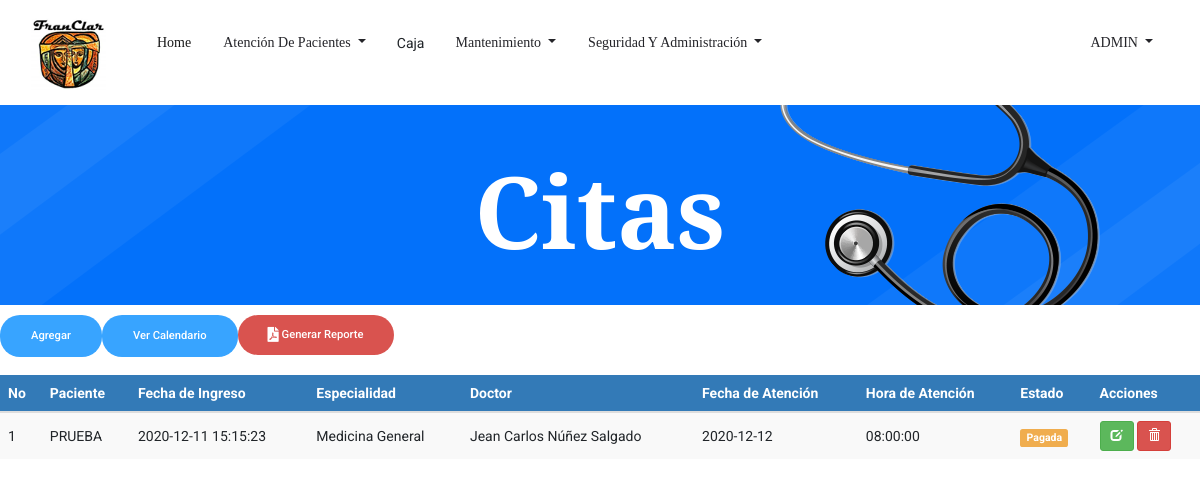
The page /Cita.php (signed in) on the database as committed earlier.
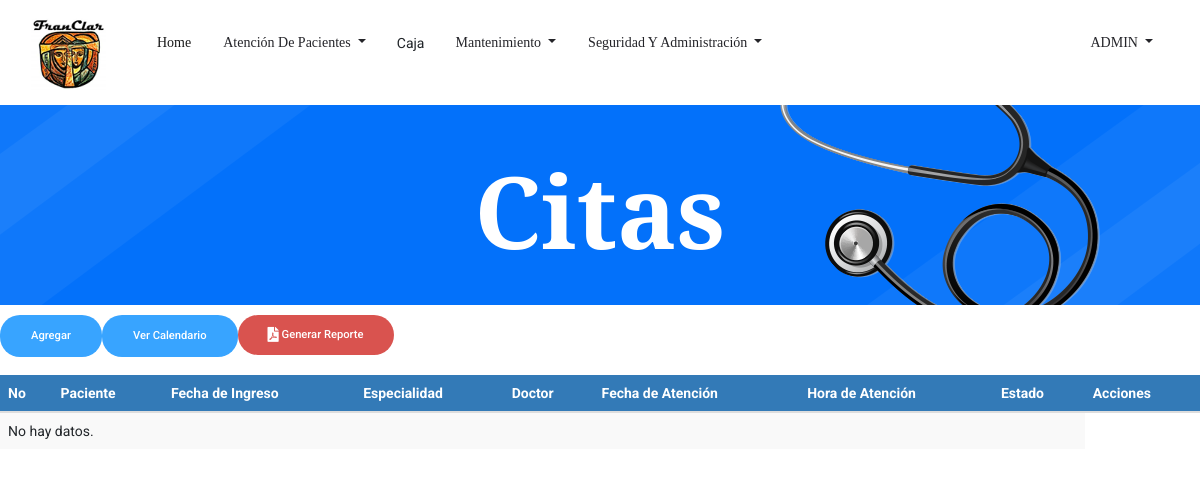
The same page on the database as committed later.
### tables this page shows
CREATE TABLE `tbl_citas` (
  `ID_Cita` bigint(3) NOT NULL,
  `ID_Paciente` int(3) NOT NULL,
  `ID_Usuario` bigint(3) NOT NULL,
  `ID_Empleado` int(3) NOT NULL,
  `ID_Especialidad` int(3) NOT NULL,
  `ID_Estado` int(3) NOT NULL,
  `Fec_Creacion` timestamp NOT NULL DEFAULT current_timestamp(),
  `Fec_Atencion` date NOT NULL,
  `Hora_Atencion` time NOT NULL,
  `Precio` int(5) NOT NULL,
  `Usuario_crea` bigint(3) DEFAULT NULL,
  `Fec_crea` date DEFAULT NULL,
  `Usuario_modif` bigint(3) DEFAULT NULL,
  `Fec_modif` date DEFAULT NULL
);

CREATE TABLE `tbl_pacientes` (
  `ID_Paciente` int(3) NOT NULL,
  `ID_tipo_documento` int(11) NOT NULL,
  `cedula` varchar(20) NOT NULL,
  `ID_Sexo` int(1) NOT NULL,
  `ID_Est_Civil` int(3) NOT NULL,
  `ID_Tipo_Sangre` int(3) NOT NULL,
  `ID_Religion` int(3) NOT NULL,
  `Nom_Paciente` varchar(255) NOT NULL,
  `Fec_Nacimiento` date NOT NULL,
  `Edad` int(3) NOT NULL,
  `Dir_Paciente` varchar(255) NOT NULL,
  `Tel_Paciente` int(8) NOT NULL,
  `Cel_Paciente` int(8) NOT NULL,
  `Email` varchar(50) NOT NULL,
  `Contacto_Emergencia` varchar(40) NOT NULL,
  `ID_Parentesco` int(3) NOT NULL,
  `Tel_Emergencia` int(8) NOT NULL,
  `Cel_Emergencia` int(8) NOT NULL,
  `Antecedentes_Personales` varchar(500) DEFAULT NULL,
  `Antecedentes_Hospitalarios` varchar(500) DEFAULT NULL,
  `Antecedentes_Alergicos` varchar(500) DEFAULT NULL,
  `Antecedentes_Familiares` varchar(500) DEFAULT NULL,
  `Habitos` varchar(500) DEFAULT NULL,
  `Usuario_crea` bigint(3) DEFAULT NULL,
  `Fec_crea` date DEFAULT NULL,
  `Usuario_modif` bigint(3) DEFAULT NULL,
  `Fec_modif` date DEFAULT NULL
);

CREATE TABLE `tbl_especialidad` (
  `ID_especialidad` int(3) NOT NULL,
  `Descripcion_espec` varchar(30) NOT NULL,
  `Precio` int(5) NOT NULL
);

CREATE TABLE `tbl_empleado` (
  `ID_Empleado` int(3) NOT NULL,
  `Nom_Empleado` varchar(50) NOT NULL,
  `ID_Sexo` int(1) NOT NULL,
  `ID_Est_Civil` int(3) NOT NULL,
  `ID_Cargo` int(3) NOT NULL,
  `ID_Especialidad` int(3) NOT NULL,
  `Cedula` varchar(13) NOT NULL,
  `Fec_Nacimiento` date NOT NULL,
  `Dir_Empleado` varchar(255) NOT NULL,
  `Tel_Empleado` int(8) NOT NULL,
  `Cel_Empleado` int(8) NOT NULL,
  `Salario` int(6) NOT NULL,
  `Usuario_crea` bigint(3) DEFAULT NULL,
  `Fec_crea` date DEFAULT NULL,
  `Usuario_modif` bigint(3) DEFAULT NULL,
  `Fec_modif` date DEFAULT NULL
);

CREATE TABLE `tbl_estado_cita` (
  `ID_Estado` int(3) NOT NULL,
  `Descripcion_est_cita` varchar(20) NOT NULL
);

### Cita.php (the view, shortened to what this page needs)
<!doctype html>
<html lang="es">
<?php
include 'head.php'
?>
<body>
    <?php
    include 'header.php';
    ?>
    <section class="breadcrumb_part breadcrumb_bg">
        <div class="container">
            <div class="row">
                <div class="col-lg-12">
                    <div class="breadcrumb_iner">
                        <div class="breadcrumb_iner_item">
                            <h2>Citas</h2>
                        </div>
                    </div>
                </div>
            </div>
        </div>
    </section>
    <form class="form-inline my-2 my-lg-0 float-left">
        <a href="agregarcita.php" class="genric-btn info circle">Agregar</a>
    </form>
    <form class="form-inline my-2 my-lg-0 float-left">
        <a href="CalendarioCitas.php" class="genric-btn info circle">Ver Calendario</a>
	</form>
	<form class="form-inline my-2 my-lg-0 float-left">
			<a class="genric-btn btn-danger circle" href="../FRANCLAR/Reportes-PDF/ReporteCitas.php">
			<i class="fas fa-file-pdf fa-lg"> </i> Generar Reporte</a>
	</form>
	<br>
	<br>
	<br>
   <div class="table-responsive">
			<table id="datatableUsuarios" class="table table-striped table-hover" cellspacing="0" width="100%">
            	<thead>
				<tr>
					<th>No</th>
					<th>Paciente</th>
					<th>Fecha de Ingreso</th>
					<th>Especialidad</th>
                    <th>Doctor</th>
                    <th>Fecha de Atención</th>
                    <th>Hora de Atención</th>
                    <th>Estado</th>
				    <th>Acciones</th>
				</tr>
				</thead>
				<tbody>
					<?php
						$sql = mysqli_query($con, "SELECT tbl_citas.ID_Cita,
						tbl_pacientes.Nom_Paciente,
						tbl_citas.Fec_Creacion,
						tbl_especialidad.Descripcion_espec,
						tbl_empleado.Nom_Empleado,
						tbl_citas.Fec_Atencion,
						tbl_citas.Hora_Atencion,
						tbl_estado_cita.Descripcion_est_cita,
						tbl_estado_cita.ID_Estado FROM tbl_citas
						INNER JOIN tbl_pacientes on tbl_citas.ID_Paciente = tbl_pacientes.ID_Paciente
						INNER JOIN tbl_especialidad on tbl_citas.ID_Especialidad = tbl_especialidad.ID_Especialidad
						INNER JOIN tbl_empleado on tbl_citas.ID_Empleado = tbl_empleado.ID_Empleado
						INNER JOIN tbl_estado_cita on tbl_citas.ID_Estado = tbl_estado_cita.ID_Estado ORDER BY tbl_citas.Fec_Creacion DESC");
						if(mysqli_num_rows($sql) == 0){
							echo '<tr><td colspan="8">No hay datos.</td></tr>';
						}else{
							while($row = mysqli_fetch_assoc($sql)){
								if($row['ID_Estado'] == 1){
									echo '
									<tr>
									<td>'.$row['ID_Cita'].'</td>
									<td>'.$row['Nom_Paciente'].'</td>
									<td>'.$row['Fec_Creacion'].'</td>
									<td>'.$row['Descripcion_espec'].'</td>
									<td>'.$row['Nom_Empleado'].'</td>
									<td>'.$row['Fec_Atencion'].'</td>
									<td>'.$row['Hora_Atencion'].'</td>
									<td><span class="label label-success">'.$row['Descripcion_est_cita'].'</span></td>
									<td>
										<a href="EditarCita.php?nik='.$row['ID_Cita'].'" title="Editar datos" class="btn btn-success btn-sm"><span class="glyphicon glyphicon-edit" aria-hidden="true"></span></a>
										<a href="Cita.php?aksi=delete&nik='.$row['ID_Cita'].'" title="Eliminar" onclick="return confirm(\'¿Está seguro de borrar los datos de la cita\')" class="btn btn-danger btn-sm"><span class="glyphicon glyphicon-trash" aria-hidden="true"></span></a>
									</td>
									</tr>
									';
								}elseif($row['ID_Estado'] == 4){
									echo '
									<tr>
									<td>'.$row['ID_Cita'].'</td>
									<td>'.$row['Nom_Paciente'].'</td>
									<td>'.$row['Fec_Creacion'].'</td>
									<td>'.$row['Descripcion_espec'].'</td>
									<td>'.$row['Nom_Empleado'].'</td>
									<td>'.$row['Fec_Atencion'].'</td>
									<td>'.$row['Hora_Atencion'].'</td>
									<td><span class="label label-warning">'.$row['Descripcion_est_cita'].'</span></td>
									<td>
									<a href="EditarCita.php?nik='.$row['ID_Cita'].'" title="Editar datos" class="btn btn-success btn-sm"><span class="glyphicon glyphicon-edit" aria-hidden="true"></span></a>
									<a href="Cita.php?aksi=delete&nik='.$row['ID_Cita'].'" title="Eliminar" onclick="return confirm(\'¿Está seguro de borrar los datos de la cita\')" class="btn btn-danger btn-sm"><span class="glyphicon glyphicon-trash" aria-hidden="true"></span></a>
								    </td>
									</tr>
									';
								}
							}
						}
					?>
				</tbody>
			</table>
		 </div>
</body>
</html>

Rows that differ between the two databases and show on the page:
removed tbl_citas: ID_Cita "1", ID_Paciente.Nom_Paciente "PRUEBA", Fec_Creacion "2020-12-11 15:15:23", ID_Especialidad.Descripcion_espec "Medicina General", ID_Empleado.Nom_Empleado "Jean Carlos Núñez Salgado", Fec_Atencion "2020-12-12", Hora_Atencion "08:00:00", ID_Estado.Descripcion_est_cita "Pagada"
Other text that changed with them:
text now shown: "No hay datos."
